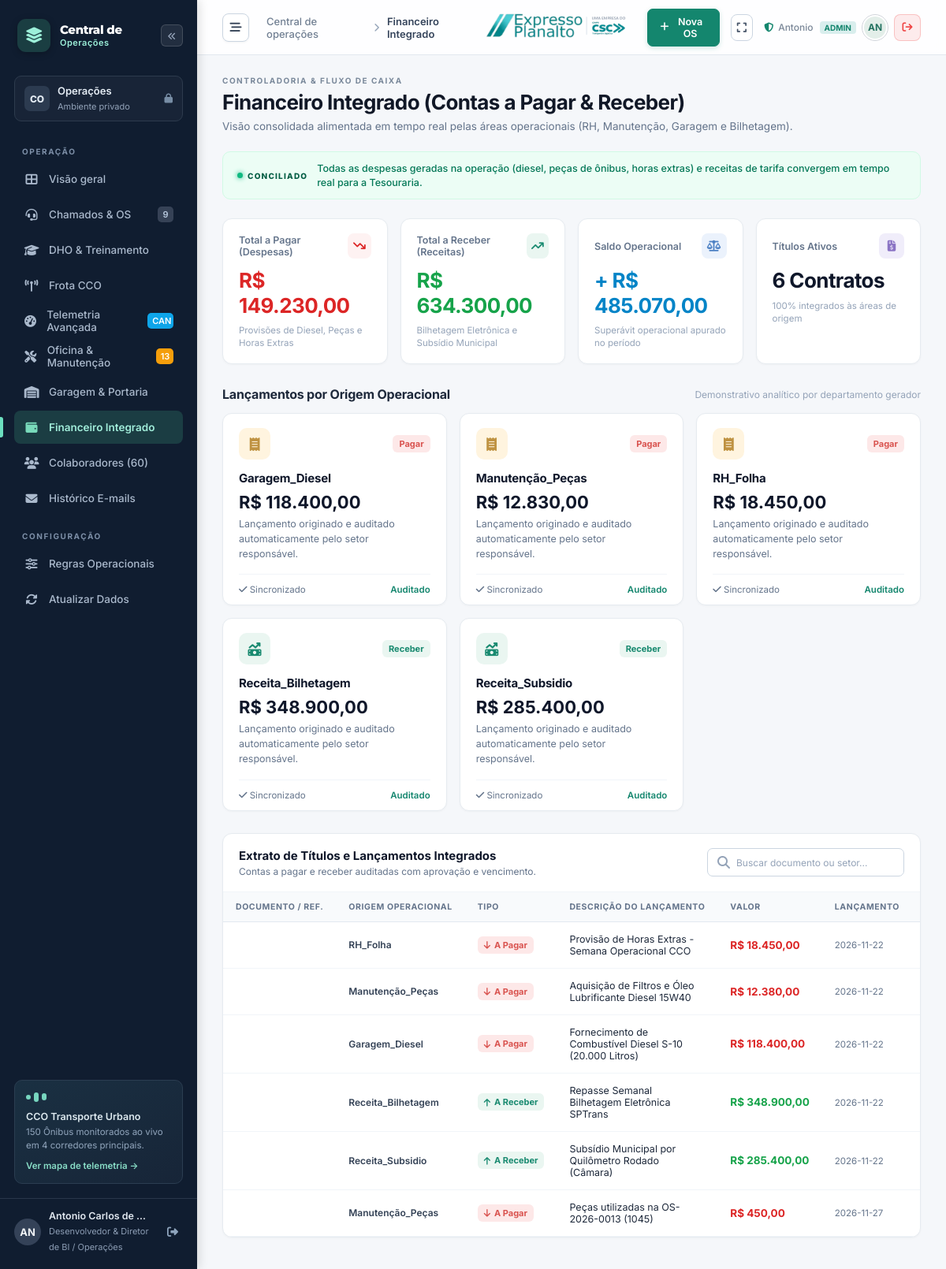
The page /financeiro (signed in) on the database its author committed.
### tables this page shows
CREATE TABLE financeiro_integracao (
        id INTEGER PRIMARY KEY AUTOINCREMENT,
        origem_area TEXT NOT NULL, -- RH_Folha, Manutenção_Peças, Garagem_Diesel, Receita_Bilhetagem, Receita_Subsidio
        tipo TEXT NOT NULL,        -- Pagar, Receber
        descricao TEXT NOT NULL,
        referencia_documento TEXT,
        valor REAL NOT NULL,
        data_lancamento DATE NOT NULL,
        data_vencimento DATE NOT NULL,
        status TEXT NOT NULL DEFAULT 'Pendente', -- Pendente, Aprovado, Pago, Recebido
        responsavel_aprovacao TEXT
    );

### app.py (the view)
@app.route("/financeiro")
def financeiro_view():
    conn = get_db()
    cursor = conn.cursor()
    cursor.execute("SELECT * FROM financeiro_integracao ORDER BY data_vencimento ASC")
    lancamentos = cursor.fetchall()
    cursor.execute("""
    SELECT origem_area, tipo, SUM(valor) as total
    FROM financeiro_integracao
    GROUP BY origem_area, tipo
    """)
    totais_por_origem = cursor.fetchall()
    conn.close()
    return render_template("financeiro.html", lancamentos=lancamentos, totais=totais_por_origem)

### app.py (called while the page is built, shortened)
@app.before_request
def require_login():
    public_endpoints = ["static", "login_view", "login_post", "manifest", "service_worker"]
    if request.endpoint in public_endpoints:
        return None
    if not session.get("user_id"):
        if request.path.startswith("/api/"):
            return jsonify({"success": False, "error": "Sessão expirada. Faça login."}), 401
        return redirect(url_for("login_view", next=request.path))

@app.template_filter("moeda")
def moeda_filter(val):
    try:
        return f"{float(val or 0.0):,.2f}".replace(",", "X").replace(".", ",").replace("X", ".")
    except Exception:
        return "0,00"

def get_db():
    conn = sqlite3.connect(DB_PATH)
    conn.row_factory = sqlite3.Row
    return conn

### templates/financeiro.html (shortened to what this page needs)
{% extends "base.html" %}
{% block page_breadcrumb %}Financeiro Integrado{% endblock %}
{% block content %}
<div class="page-heading">
  <div>
    <div class="eyebrow">CONTROLADORIA & FLUXO DE CAIXA</div>
    <h1>Financeiro Integrado (Contas a Pagar & Receber)</h1>
    <p>Visão consolidada alimentada em tempo real pelas áreas operacionais (RH, Manutenção, Garagem e Bilhetagem).</p>
  </div>
</div>
<div class="demo-banner">
  <span class="demo-label"><span></span> CONCILIADO</span>
  <p>Todas as despesas geradas na operação (diesel, peças de ônibus, horas extras) e receitas de tarifa convergem em tempo real para a Tesouraria.</p>
</div>
<div class="metrics">
  <article class="metric">
    <div class="metric-top">
      <span>Total a Pagar (Despesas)</span>
      <span class="metric-icon" style="background: #fef2f2; color: #dc2626;"><i class="fa-solid fa-arrow-trend-down"></i></span>
    </div>
    <strong style="color: #dc2626;">R$ 149.230,00</strong>
    <p>Provisões de Diesel, Peças e Horas Extras</p>
  </article>
  <article class="metric">
    <div class="metric-top">
      <span>Total a Receber (Receitas)</span>
      <span class="metric-icon emerald"><i class="fa-solid fa-arrow-trend-up"></i></span>
    </div>
    <strong style="color: #16a34a;">R$ 634.300,00</strong>
    <p>Bilhetagem Eletrônica e Subsídio Municipal</p>
  </article>
  <article class="metric">
    <div class="metric-top">
      <span>Saldo Operacional</span>
      <span class="metric-icon blue"><i class="fa-solid fa-scale-balanced"></i></span>
    </div>
    <strong style="color: #0284c7;">+ R$ 485.070,00</strong>
    <p>Superávit operacional apurado no período</p>
  </article>
  <article class="metric">
    <div class="metric-top">
      <span>Títulos Ativos</span>
      <span class="metric-icon violet"><i class="fa-solid fa-file-invoice-dollar"></i></span>
    </div>
    <strong>{{ lancamentos|length }} Contratos</strong>
    <p>100% integrados às áreas de origem</p>
  </article>
</div>
<div class="section-heading">
  <h2>Lançamentos por Origem Operacional</h2>
  <span>Demonstrativo analítico por departamento gerador</span>
</div>
<div class="routine-grid" style="grid-template-columns: repeat(auto-fit, minmax(280px, 1fr));">
  {% for t in totais %}
  <div class="routine-card">
    <div class="routine-card-top">
      <span class="type-icon {% if t.tipo == 'Pagar' %}amber{% else %}emerald{% endif %}">
        {% if t.tipo == 'Pagar' %}
          <i class="fa-solid fa-receipt"></i>
        {% else %}
          <i class="fa-solid fa-money-bill-trend-up"></i>
        {% endif %}
      </span>
      <span class="status-badge {% if t.tipo == 'Pagar' %}critical{% else %}closed{% endif %}" style="font-weight: 700;">
        {{ t.tipo }}
      </span>
    </div>
    <h3>{{ t.origem_area }}</h3>
    <strong style="font-size: 22px; color: #0f172a; margin-top: 8px; display: block;">
      R$ {{ t.total|moeda }}
    </strong>
    <p>Lançamento originado e auditado automaticamente pelo setor responsável.</p>
    <div class="routine-card-footer">
      <span style="font-size: 11.5px; color: #64748b;"><i class="fa-solid fa-check"></i> Sincronizado</span>
      <span style="font-size: 11.5px; color: var(--primary); font-weight: 600;">Auditado</span>
    </div>
  </div>
  {% endfor %}
</div>
<div class="panel">
  <div class="panel-heading">
    <div>
      <h2>Extrato de Títulos e Lançamentos Integrados</h2>
      <p>Contas a pagar e receber auditadas com aprovação e vencimento.</p>
    </div>
    <div class="search-field" style="max-width: 250px;">
      <i class="fa-solid fa-magnifying-glass"></i>
      <input type="text" id="buscaFinanceiro" placeholder="Buscar documento ou setor..." onkeyup="filtrarFinanceiro()">
    </div>
  </div>
  <div class="table-scroll">
    <table class="jobs-table" id="tabelaFinanceiro">
      <thead>
        <tr>
          <th>DOCUMENTO / REF.</th>
          <th>ORIGEM OPERACIONAL</th>
          <th>TIPO</th>
          <th>DESCRIÇÃO DO LANÇAMENTO</th>
          <th>VALOR</th>
          <th>LANÇAMENTO</th>
          <th>VENCIMENTO</th>
        </tr>
      </thead>
      <tbody>
        {% for l in lancamentos %}
        <tr>
          <td>
          </td>
          <td>
            <span style="font-weight: 600; font-size: 12px; color: #334155;">{{ l.origem_area }}</span>
          </td>
          <td>
            {% if l.tipo == 'Pagar' %}
              <span class="status-badge critical" style="font-weight: 700;">
                <i class="fa-solid fa-arrow-down"></i> A Pagar
              </span>
            {% else %}
              <span class="status-badge closed" style="font-weight: 700;">
                <i class="fa-solid fa-arrow-up"></i> A Receber
              </span>
            {% endif %}
          </td>
          <td>
            <span style="font-size: 12.5px; color: #1e293b; max-width: 280px; display: block; white-space: normal;">
              {{ l.descricao }}
            </span>
          </td>
          <td>
            <strong style="font-size: 13.5px; {% if l.tipo == 'Pagar' %}color: #dc2626;{% else %}color: #16a34a;{% endif %}">
              R$ {{ l.valor|moeda }}
            </strong>
          </td>
          <td>
            <span style="font-size: 11.5px; color: #64748b;">{{ l.data_lancamento }}</span>
          </td>
          <td>
          </td>
        </tr>
        {% endfor %}
      </tbody>
    </table>
  </div>
</div>
{% endblock %}

### rows shown on the page
financeiro_integracao: tipo "Pagar", origem_area "Garagem_Diesel", total|moeda "118.400,00", shows "A Pagar", descricao "Fornecimento de Combustível Diesel S-10 (20.000 Litros)", valor|moeda "118.400,00", data_lancamento "2026-11-22"
financeiro_integracao: tipo "Pagar", origem_area "RH_Folha", total|moeda "18.450,00", shows "A Pagar", descricao "Provisão de Horas Extras - Semana Operacional CCO", valor|moeda "18.450,00", data_lancamento "2026-11-22"
financeiro_integracao: tipo "Receber", origem_area "Receita_Bilhetagem", total|moeda "348.900,00", shows "A Receber", descricao "Repasse Semanal Bilhetagem Eletrônica SPTrans", valor|moeda "348.900,00", data_lancamento "2026-11-22"
financeiro_integracao: tipo "Receber", origem_area "Receita_Subsidio", total|moeda "285.400,00", shows "A Receber", descricao "Subsídio Municipal por Quilômetro Rodado (Câmara)", valor|moeda "285.400,00", data_lancamento "2026-11-22"
financeiro_integracao: origem_area "Manutenção_Peças", tipo "Pagar" (drawn), descricao "Aquisição de Filtros e Óleo Lubrificante Diesel 15W40", valor|moeda "12.380,00", data_lancamento "2026-11-22"
financeiro_integracao: origem_area "Manutenção_Peças", tipo "Pagar" (drawn), descricao "Peças utilizadas na OS-2026-0013 (1045)", valor|moeda "450,00", data_lancamento "2026-11-27"

### other values the page prints
{{ chamados_abertos|default(9) }} "9"
{{ carros_manutencao_count|default(13) }} "13"
{{ current_user.nome[:2].upper() if current_user.nome else 'US' }} "AN"
{{ current_user.nome }} "Antonio Carlos de…"
{{ current_user.cargo }} "Desenvolvedor & Diretor de BI / Operações"
{{ lancamentos|length }} "6"
{{ t.tipo }} "Pagar"
{{ t.origem_area }} "Manutenção_Peças"
{{ t.total|moeda }} "12.830,00"
